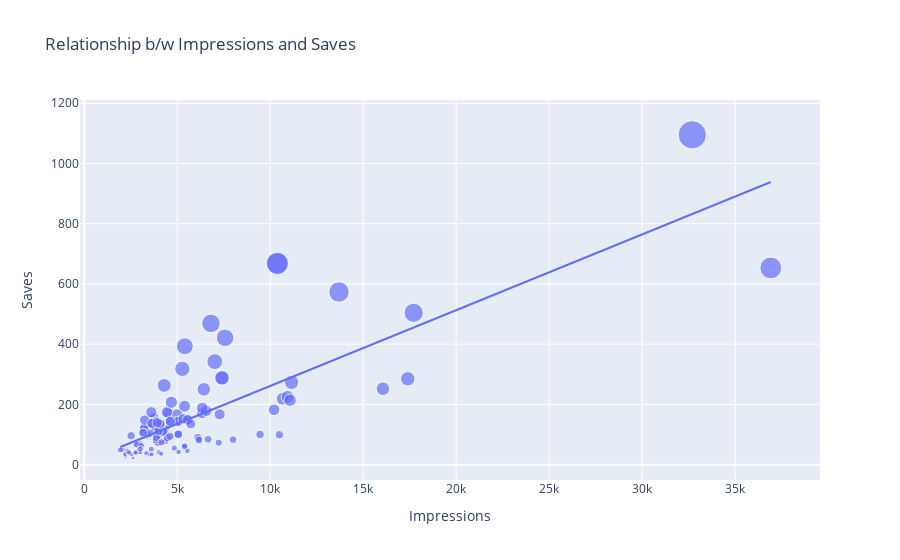

This figure's notebook cell:
### Code cell
figure=px.scatter(data_frame=data,
                 x='Impressions',
                 y='Saves',
                 size='Saves',
                 trendline='ols',
                 title='Relationship b/w Impressions and Saves')
figure.show()
